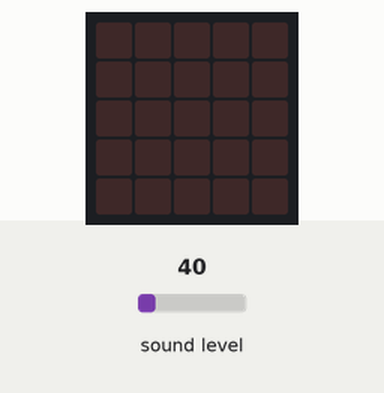
Bench run of a program on a simulated BBC micro:bit (MakeCode). Parts: the board's 5×5 LED display. Inputs (shaded band) come from the test bench; at power-on: sound level 40.

Above: at 1.2 s.
1.3 s: sound level set to 122
2.8 s: sound level set to 130
At 4.1 s:
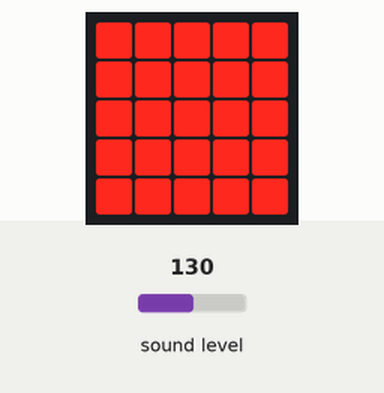
4.6 s: sound level set to 5
At 5.8 s:
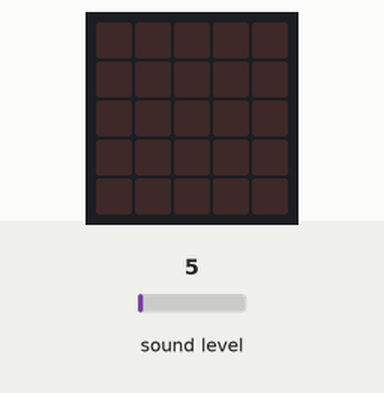
6.4 s: sound level set to 128
At 6.8 s:
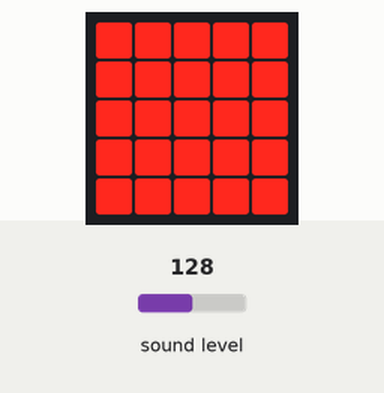
8.0 s: sound level set to 64
At 9.6 s:
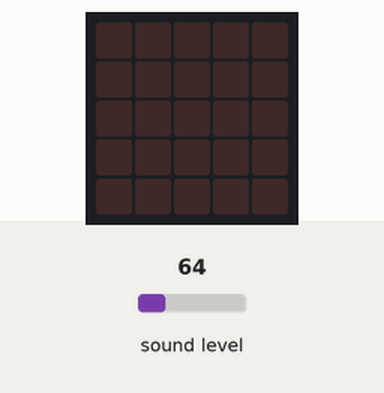
Timing chart, 0 to 10.8 s (numbered marks = the images above; inputs shaded):
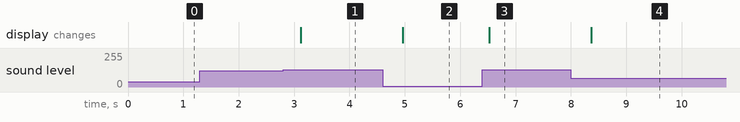

The program:

main.ts
```typescript
let SoinuLimitea = 125
basic.forever(function () {
    if (SoinuLimitea < input.soundLevel()) {
        basic.showLeds(`
            # # # # #
            # # # # #
            # # # # #
            # # # # #
            # # # # #
            `)
    } else {
        basic.clearScreen()
    }
    basic.pause(500)
})
```

test.ts
```typescript
// aquí va el archivo "tests"; esto no se compilará cuando este paquete se utilice como una extensión.
```

Measured:
- the behaviour switches between 125 and 126 on sound level (found by bisection; images 0 and 1)
- after the input at 1.3 s, every drawn part: stays the same
- after the input at 2.8 s, the display: changes after 0.32 s (image 1)
- after the input at 4.6 s, the display: changes after 0.36 s (image 2)
- after the input at 6.4 s, the display: changes after 0.12 s (image 3)
- after the input at 8.0 s, the display: changes after 0.36 s (image 4)
